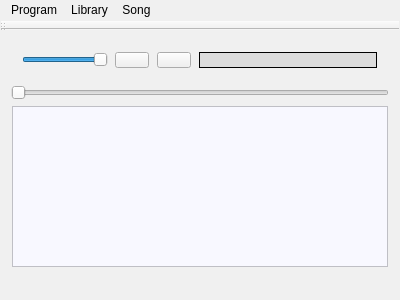
<?xml version="1.0" encoding="UTF-8"?>
<ui version="4.0">
 <class>MainWindow</class>
 <widget class="QMainWindow" name="MainWindow">
  <property name="geometry">
   <rect>
    <x>0</x>
    <y>0</y>
    <width>400</width>
    <height>300</height>
   </rect>
  </property>
  <property name="sizePolicy">
   <sizepolicy hsizetype="Maximum" vsizetype="Maximum">
    <horstretch>0</horstretch>
    <verstretch>0</verstretch>
   </sizepolicy>
  </property>
  <property name="windowTitle">
   <string>MainWindow</string>
  </property>
  <property name="styleSheet">
   <string notr="true">background-color:rgb(240, 240, 240);
color:#000000;
margin-right:1px;
margin-left:1px;</string>
  </property>
  <widget class="QWidget" name="centralWidget">
   <layout class="QVBoxLayout" name="verticalLayout">
    <item>
     <widget class="QWidget" name="basic_controls" native="true">
      <layout class="QHBoxLayout" name="horizontalLayout">
       <item>
        <widget class="QSlider" name="volumeSlider">
         <property name="sizePolicy">
          <sizepolicy hsizetype="Maximum" vsizetype="Fixed">
           <horstretch>0</horstretch>
           <verstretch>0</verstretch>
          </sizepolicy>
         </property>
         <property name="value">
          <number>99</number>
         </property>
         <property name="orientation">
          <enum>Qt::Horizontal</enum>
         </property>
        </widget>
       </item>
       <item>
        <widget class="QPushButton" name="playButton">
         <property name="text">
          <string/>
         </property>
         <property name="icon">
          <iconset resource="resources.qrc">
           <normaloff>:/icons/icons/play.svg</normaloff>:/icons/icons/play.svg</iconset>
         </property>
        </widget>
       </item>
       <item>
        <widget class="QPushButton" name="pauseButton">
         <property name="text">
          <string/>
         </property>
         <property name="icon">
          <iconset resource="resources.qrc">
           <normaloff>:/icons/icons/pause.svg</normaloff>:/icons/icons/pause.svg</iconset>
         </property>
        </widget>
       </item>
       <item>
        <widget class="QLabel" name="currently_playing_label">
         <property name="sizePolicy">
          <sizepolicy hsizetype="Expanding" vsizetype="Preferred">
           <horstretch>0</horstretch>
           <verstretch>0</verstretch>
          </sizepolicy>
         </property>
         <property name="styleSheet">
          <string notr="true">background-color: rgb(220,220,220);</string>
         </property>
         <property name="frameShape">
          <enum>QFrame::Box</enum>
         </property>
         <property name="text">
          <string/>
         </property>
         <property name="wordWrap">
          <bool>true</bool>
         </property>
        </widget>
       </item>
      </layout>
     </widget>
    </item>
    <item>
     <widget class="QSlider" name="seekSlider">
      <property name="maximum">
       <number>10000</number>
      </property>
      <property name="tracking">
       <bool>false</bool>
      </property>
      <property name="orientation">
       <enum>Qt::Horizontal</enum>
      </property>
     </widget>
    </item>
    <item>
     <widget class="QTableView" name="tableView">
      <property name="styleSheet">
       <string notr="true">background-color:rgb(248,248,255);
alternate-background-color:rgbrgb(208, 216, 212);
color:rgb(0,0,0);</string>
      </property>
      <property name="dragEnabled">
       <bool>true</bool>
      </property>
      <property name="dragDropMode">
       <enum>QAbstractItemView::InternalMove</enum>
      </property>
      <property name="defaultDropAction">
       <enum>Qt::MoveAction</enum>
      </property>
      <property name="alternatingRowColors">
       <bool>true</bool>
      </property>
      <property name="sortingEnabled">
       <bool>true</bool>
      </property>
      <property name="wordWrap">
       <bool>false</bool>
      </property>
      <attribute name="horizontalHeaderVisible">
       <bool>true</bool>
      </attribute>
      <attribute name="verticalHeaderVisible">
       <bool>false</bool>
      </attribute>
     </widget>
    </item>
   </layout>
  </widget>
  <widget class="QMenuBar" name="menuBar">
   <property name="geometry">
    <rect>
     <x>0</x>
     <y>0</y>
     <width>400</width>
     <height>26</height>
    </rect>
   </property>
   <widget class="QMenu" name="menuOpen">
    <property name="title">
     <string>Program</string>
    </property>
    <addaction name="actionPreferences"/>
    <addaction name="actionExitProgram"/>
   </widget>
   <widget class="QMenu" name="menuLibrary">
    <property name="title">
     <string>Library</string>
    </property>
    <addaction name="actionOpenLibrary"/>
    <addaction name="actionSaveLibrary"/>
   </widget>
   <widget class="QMenu" name="menuSong">
    <property name="title">
     <string>Song</string>
    </property>
    <addaction name="actionAddSong"/>
    <addaction name="actionAddFolder"/>
    <addaction name="actionRecusivelyAddFolder"/>
   </widget>
   <addaction name="menuOpen"/>
   <addaction name="menuLibrary"/>
   <addaction name="menuSong"/>
  </widget>
  <widget class="QToolBar" name="mainToolBar">
   <attribute name="toolBarArea">
    <enum>TopToolBarArea</enum>
   </attribute>
   <attribute name="toolBarBreak">
    <bool>false</bool>
   </attribute>
  </widget>
  <widget class="QStatusBar" name="statusBar"/>
  <action name="actionOpenLibrary">
   <property name="text">
    <string>Open Libary</string>
   </property>
   <property name="toolTip">
    <string>Open an existing library file</string>
   </property>
  </action>
  <action name="actionExitProgram">
   <property name="text">
    <string>Exit</string>
   </property>
   <property name="shortcut">
    <string>Ctrl+Q</string>
   </property>
  </action>
  <action name="actionPreferences">
   <property name="text">
    <string>Preferences</string>
   </property>
  </action>
  <action name="actionSaveLibrary">
   <property name="text">
    <string>Save Library</string>
   </property>
  </action>
  <action name="actionAddSong">
   <property name="text">
    <string>Add song</string>
   </property>
   <property name="shortcut">
    <string>Ctrl+O</string>
   </property>
  </action>
  <action name="actionAddFolder">
   <property name="text">
    <string>Add folder</string>
   </property>
  </action>
  <action name="actionRecusivelyAddFolder">
   <property name="text">
    <string>Recusively add folder</string>
   </property>
  </action>
 </widget>
 <layoutdefault spacing="6" margin="11"/>
 <resources>
  <include location="resources.qrc"/>
 </resources>
 <connections/>
</ui>
